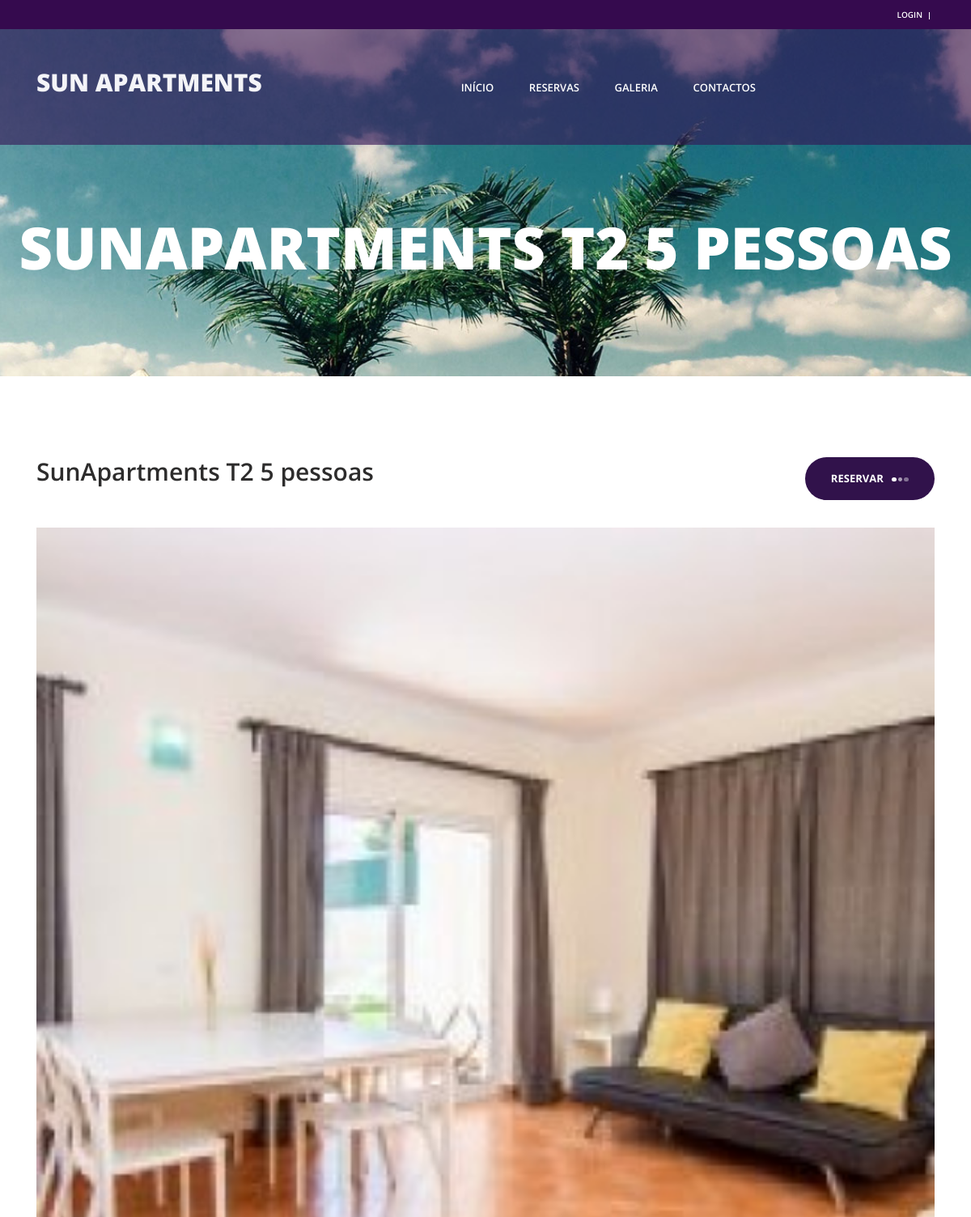
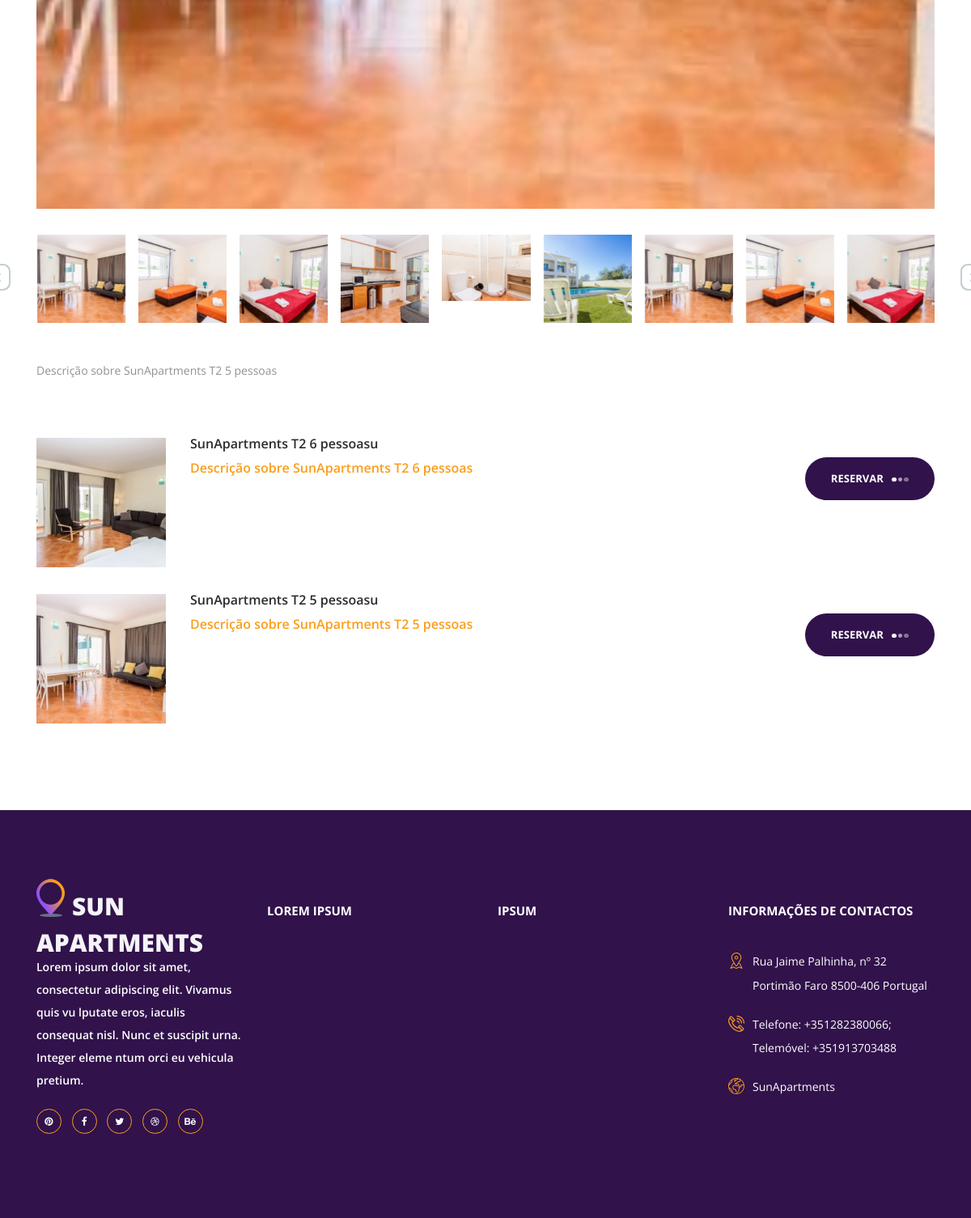
The app's page /produto.php?id=8 with its own data (2 pictures, top to bottom).
### tables this page shows
CREATE TABLE `apartamento` (
  `id` int(11) NOT NULL,
  `titulo` varchar(100) NOT NULL,
  `descricao` varchar(255) NOT NULL,
  `foto_destaque` varchar(255) NOT NULL
);

CREATE TABLE `galeria` (
  `id` int(11) NOT NULL,
  `id_produto` int(11) NOT NULL,
  `imagem` varchar(255) NOT NULL
);

### produto.php (the view, shortened to what this page needs)
<?php
include 'ligar_db.php';
if (isset($_GET['id'])) {
	$id_imovel = mysqli_real_escape_string($link, $_GET['id']);
	$busca_ap = mysqli_query($link, "SELECT * FROM apartamento WHERE id='$id_imovel'");
	if (mysqli_num_rows($busca_ap) > 0) {
		while ($info_imovel = mysqli_fetch_array($busca_ap)) {
			$titulo = $info_imovel['titulo'];
			$descricao = $info_imovel['descricao'];
			$foto_destaque = $info_imovel['foto_destaque'];
		}
	} else {
		echo "<script>window.location.href='index.php'</script>";
	}
} else {
	echo "<script>window.location.href='index.php'</script>";
}
?>
<!DOCTYPE html>
<html lang="en">
<head>
<link rel="stylesheet" type="text/css" href="styles/bootstrap4/bootstrap.min.css">
<link href="plugins/font-awesome-4.7.0/css/font-awesome.min.css" rel="stylesheet" type="text/css">
<link href="plugins/colorbox/colorbox.css" rel="stylesheet" type="text/css">
<link rel="stylesheet" type="text/css" href="plugins/OwlCarousel2-2.2.1/owl.carousel.css">
<link rel="stylesheet" type="text/css" href="plugins/OwlCarousel2-2.2.1/owl.theme.default.css">
<link rel="stylesheet" type="text/css" href="plugins/OwlCarousel2-2.2.1/animate.css">
<link rel="stylesheet" type="text/css" href="styles/single_listing_styles.css">
<link rel="stylesheet" type="text/css" href="styles/single_listing_responsive.css">
</head>
<body>
<div class="super_container">
	<header class="header">
		<div class="top_bar">
			<div class="container">
				<div class="row">
					<?php include 'barra.php'; ?>
				</div>
			</div>
		</div>
		<nav class="main_nav">
			<div class="container">
				<div class="row">
					<div class="col main_nav_col d-flex flex-row align-items-center justify-content-start">
						<div class="logo_container">
							<div class="logo"><a href="#"><?php  ?>Sun Apartments</a></div>
						</div>
						<div class="main_nav_container ml-auto">
							<ul class="main_nav_list">
								<li class="main_nav_item"><a href="index.php">início</a></li>
								<li class="main_nav_item"><a href="reservas.php">reservas</a></li>
								<li class="main_nav_item"><a href="galeria.php">Galeria</a></li>
								<li class="main_nav_item"><a href="sobre.php">Contactos</a></li>
							</ul>
						</div>
					</div>
				</div>
			</div>
		</nav>
	</header>
	<div class="home">
		<div class="home_background parallax-window" data-parallax="scroll" data-image-src="images/single_background.jpg"></div>
		<div class="home_content">
			<div class="home_title"><?php echo $titulo; ?></div>
		</div>
	</div>
		<div class="container">
			<div class="row">
				<div class="col-lg-12">
					<div class="single_listing">
						<div class="hotel_info">
							<div class="hotel_title_container d-flex flex-lg-row flex-column">
								<div class="hotel_title_content">
									<h1 class="hotel_title"><?php echo $titulo; ?></h1>
								</div>
								<div class="hotel_title_button ml-lg-auto text-lg-right">
									<div class="button book_button trans_200"><a href="https://www.avaibook.com/reservas/listado.php?cod_propietario=71675&lang=pt">Reservar<span></span><span></span><span></span></a></div>
								</div>
							</div>
							<div class="hotel_image">
								<img src="<?php echo $foto_destaque; ?>" alt="">
							</div>
							<div class="hotel_gallery">
								<div class="hotel_slider_container">
									<div class="owl-carousel owl-theme hotel_slider">
										<?php
										$busca_fotos = mysqli_query($link, "SELECT * FROM galeria WHERE id_produto='$id_imovel'");
										if (mysqli_num_rows($busca_fotos) > 0) {
											while($info_fotos = mysqli_fetch_array($busca_fotos)) {
												$imagem = $info_fotos['imagem'];
										?>
										<div class="owl-item">
											<a class="colorbox cboxElement" href="<?php echo $imagem; ?>">
												<img src="<?php echo $imagem; ?>" alt="<?php echo $titulo; ?>">
											</a>
										</div>
										<?php
											}
										}
										?>
									</div>
									<div class="hotel_slider_nav hotel_slider_prev">
									</div>
									<div class="hotel_slider_nav hotel_slider_next">
									</div>
								</div>
							</div>
							<div class="hotel_info_text">
								<p><?php echo $descricao; ?></p>
							</div>
						</div>
						<div class="rooms">
									<?php
									$busca_outros = mysqli_query($link, "SELECT * FROM apartamento ORDER BY RAND() LIMIT 2");
									while ($info_outros = mysqli_fetch_array($busca_outros)) {
										$id_outro = $info_outros['id'];
										$imagem_outro = $info_outros['foto_destaque'];
										$titulo_outro = $info_outros['titulo'];
										$descricao_outro = $info_outros['descricao'];
									?>
									<div class="room">
									<div class="row">
									<div class="col-lg-2">
										<div class="room_image"><img src="<?php echo $imagem_outro; ?>" alt="<?php echo $titulo_outro; ?>"></div>
									</div>
									<div class="col-lg-7">
										<div class="room_content">
											<div class="room_title"><?php echo $titulo_outro; ?>u</div>
											<div class="room_text"><?php echo $descricao_outro; ?></div>
										</div>
									</div>
									<div class="col-lg-3 text-lg-right">
										<div class="room_button">
											<div class="button book_button trans_200"><a href="produto.php?id=<?php echo $id_outro; ?>">Reservar<span></span><span></span><span></span></a></div>
										</div>
									</div>
								</div>
							</div>
							<?php
							}
							?>
						</div>
					</div>
				</div>
			</div>
		</div>
	</div>
<?php include 'footer.php'; ?>

### styles/single_listing_responsive.css (style rules this page uses)
@media only screen and (max-width: 1730px) { .single_listing { padding-left: 0px; } }

### records on screen
apartamento: titulo "SUNAPARTMENTS T2 5 PESSOAS", titulo "SunApartments T2 5 pessoas", foto_destaque (picture), descricao "Descrição sobre SunApartments T2 5 pessoas"
galeria: imagem (picture)
galeria: imagem (picture)
galeria: imagem (picture)
galeria: imagem (picture)
galeria: imagem (picture)
galeria: imagem (picture)
apartamento: foto_destaque (picture), titulo "SunApartments T2 6 pessoas", descricao "Descrição sobre SunApartments T2 6 pessoas"
